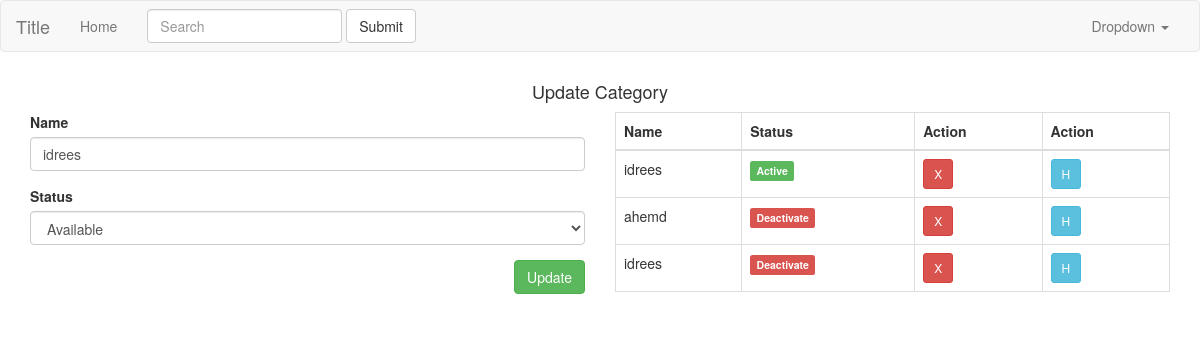
/admin/index.php?nav=category&edit_cate_id=2 (signed in), run on the app's committed database.
### tables this page shows
CREATE TABLE `categorys` (
  `cate_id` int(11) NOT NULL,
  `cate_name` varchar(255) NOT NULL,
  `cate_sts` varchar(255) NOT NULL,
  `cate_timestamp` int(11) NOT NULL DEFAULT current_timestamp()
);

### admin/pages/category.php (the view, shortened to what this page needs)
<?php if(!empty($_REQUEST['edit_cate_id'])){?>
<?php $edit_cate_id = $_REQUEST['edit_cate_id'];
 $query=mysqli_query($dbc,"SELECT * FROM categorys WHERE cate_id = '$edit_cate_id'");
 $cate=mysqli_fetch_assoc($query);
 ?>
<div class="row">
	<h4 class="text-center">Update Category</h4>
	<div class="col-sm-6">
		<form action="" method="POST">
			<div class="form-group">
			  <label for="" class="control-label">Name</label>
			  <input type="text" name="cate_name" class="form-control" value="<?=$cate['cate_name']?>">
			</div>
			<div class="form-group">
				<label for="" class="control-label">Status</label>
				<select name="cate_sts" id="" class="form-control" value="<?=$cate['cate_sts']?>">
					<option <?php if(@$cate['cate_sts'] == 1) {?> <?php echo "selected";?> <?php }?> value="1">Available</option>
				</select>
			</div>
			<input type="submit" name="update_cate" value="Update" class="btn btn-success pull-right">
	</div>
	<div class="col-sm-6">
	 <table class="table table-bordered">
	  <thead>
		<tr>
		 <th>Name</th>
		 <th>Status</th>
		 <th>Action</th>
		<th>Action</th>
	    </tr>
	   </thead>
		<tbody>
		   	<?php $query1 = mysqli_query($dbc,"SELECT * FROM categorys");
		   	while($row1=mysqli_fetch_assoc($query1)): ?>
		   	<tr>
		   	 <td><?=$row1['cate_name']?></td>
		   	 <td><?=getStatus($row1['cate_sts']);?></td>
		   	 <td><a class="btn btn-danger btn-sm" href="index.php?nav=category&del_cate_id=<?=$row1['cate_id']?>">X</a></td>
		   	 <td><a href="index.php?nav=category&edit_cate_id=<?=$row1['cate_id']?>" class="btn btn-info btn-sm">H</a>
		   	 </td>
		   	</tr>
		   <?php endwhile;?>
		   </tbody>
		</table>
	</div>
</div>
<?php }?>

### connect/db.php (shortened to what this page needs)
<?php
  function getStatus($sts){
    switch ($sts) {
      case '0':
      return '<label class="label label-danger">Deactivate</label>';
        break;
      case '1':
      return '<label class="label label-success">Active</label>';
        break;
    }
  }
 ?>

### data on the page
categorys: cate_name "idrees", cate_sts "Available", shows "Active"
categorys: cate_name "ahemd", cate_sts "Deactivate"
categorys: cate_name "idrees", cate_sts "Deactivate"

### other printed values
$value "Home"
